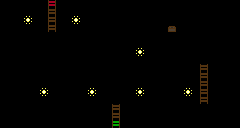

A 2D game scene composited from a Tiled map and its tileset images. What follows is a short description and the map's XML, with every tile layer's data as written:
An orthogonal 30x16 tile map with 8x8 px tiles, 1 tile layer (Tile Layer 1).

<map version="1.10" tiledversion="1.10.2" orientation="orthogonal" renderorder="right-down" width="30" height="16" tilewidth="8" tileheight="8" infinite="0" nextlayerid="2" nextobjectid="1">
 <tileset firstgid="1" source="Project/RoomShaper.tsx" />
 <layer id="1" name="Tile Layer 1" width="30" height="16">
  <data encoding="csv">
0,0,0,0,0,0,8,0,0,0,0,0,0,0,0,0,0,0,0,0,0,0,0,0,0,0,0,0,0,0,
0,0,0,0,0,0,3,0,0,0,0,0,0,0,0,0,0,0,0,0,0,0,0,0,0,0,0,0,0,0,
0,0,0,6,0,0,3,0,0,6,0,0,0,0,0,0,0,0,0,0,0,0,0,0,0,0,0,0,0,0,
0,0,0,0,0,0,3,0,0,0,0,0,0,0,0,0,0,0,0,0,0,9,0,0,0,0,0,0,0,0,
2,2,2,2,2,2,2,2,2,2,5,0,0,0,0,0,0,0,0,0,2,2,2,2,2,2,2,2,2,2,
2,2,2,2,2,2,2,2,2,2,2,5,0,0,0,0,0,0,0,0,2,2,2,2,2,2,2,2,2,2,
2,2,2,2,2,2,2,2,2,2,2,2,5,0,0,0,0,6,0,0,0,0,0,0,0,0,2,2,2,2,
2,2,2,2,2,2,2,2,2,2,2,2,2,5,0,0,0,0,0,0,0,0,0,0,0,0,2,2,2,2,
2,2,2,2,2,2,2,2,2,2,2,2,2,2,2,2,2,2,2,2,2,2,2,2,2,3,2,2,2,2,
2,2,2,2,2,2,2,2,2,2,2,2,2,2,2,2,2,2,2,2,2,2,2,2,2,3,2,2,2,2,
2,2,0,0,0,0,0,0,0,0,0,0,0,0,0,0,0,0,0,0,0,0,0,0,0,3,0,0,2,2,
2,2,0,0,0,6,0,0,0,0,0,6,0,0,0,0,0,6,0,0,0,0,0,6,0,3,0,0,2,2,
2,2,0,0,0,0,0,0,0,0,0,0,0,0,0,0,0,0,0,0,0,0,0,0,0,3,0,0,2,2,
2,2,2,2,2,2,2,2,2,2,2,2,2,2,3,2,2,2,2,2,2,2,2,2,2,2,2,2,2,2,
2,2,2,2,2,2,2,2,2,2,2,2,2,2,3,2,2,2,2,2,2,2,2,2,2,2,2,2,2,2,
2,2,2,2,2,2,2,2,2,2,2,2,2,2,7,2,2,2,2,2,2,2,2,2,2,2,2,2,2,2
</data>
 </layer>
</map>